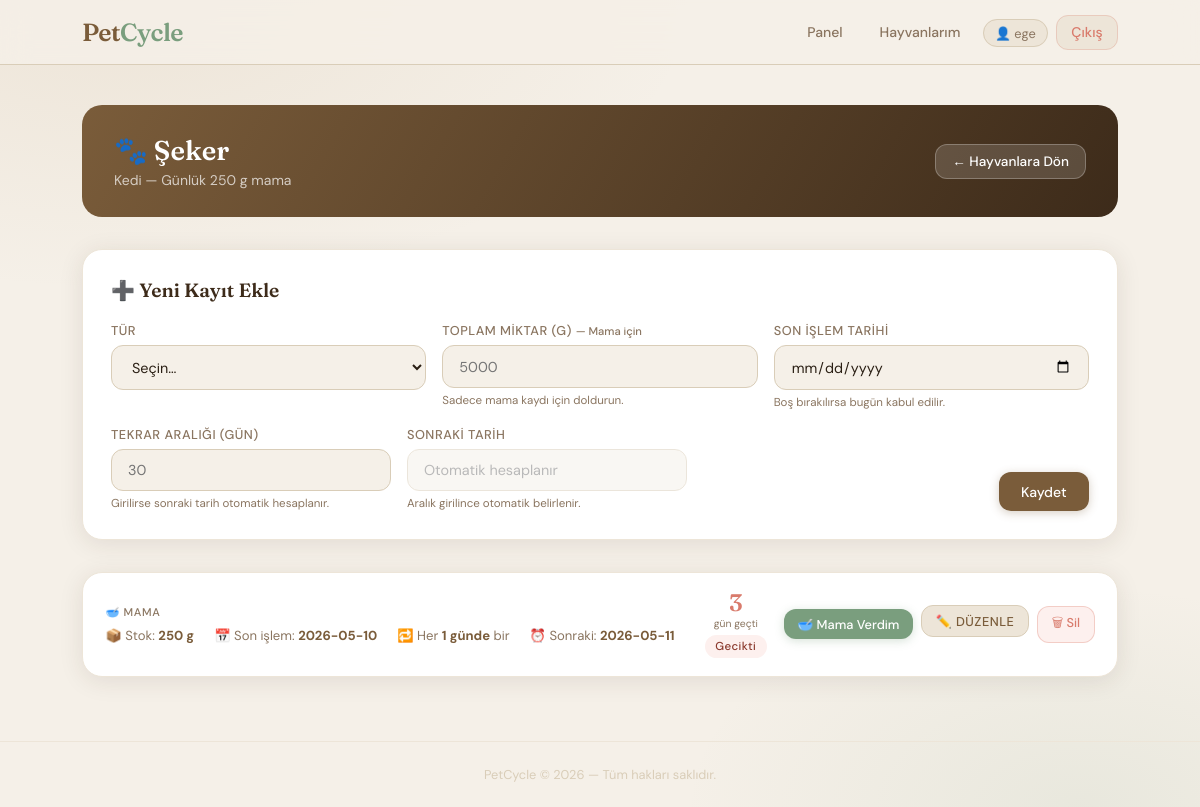
The app's page /routines/1 (signed in), older data.
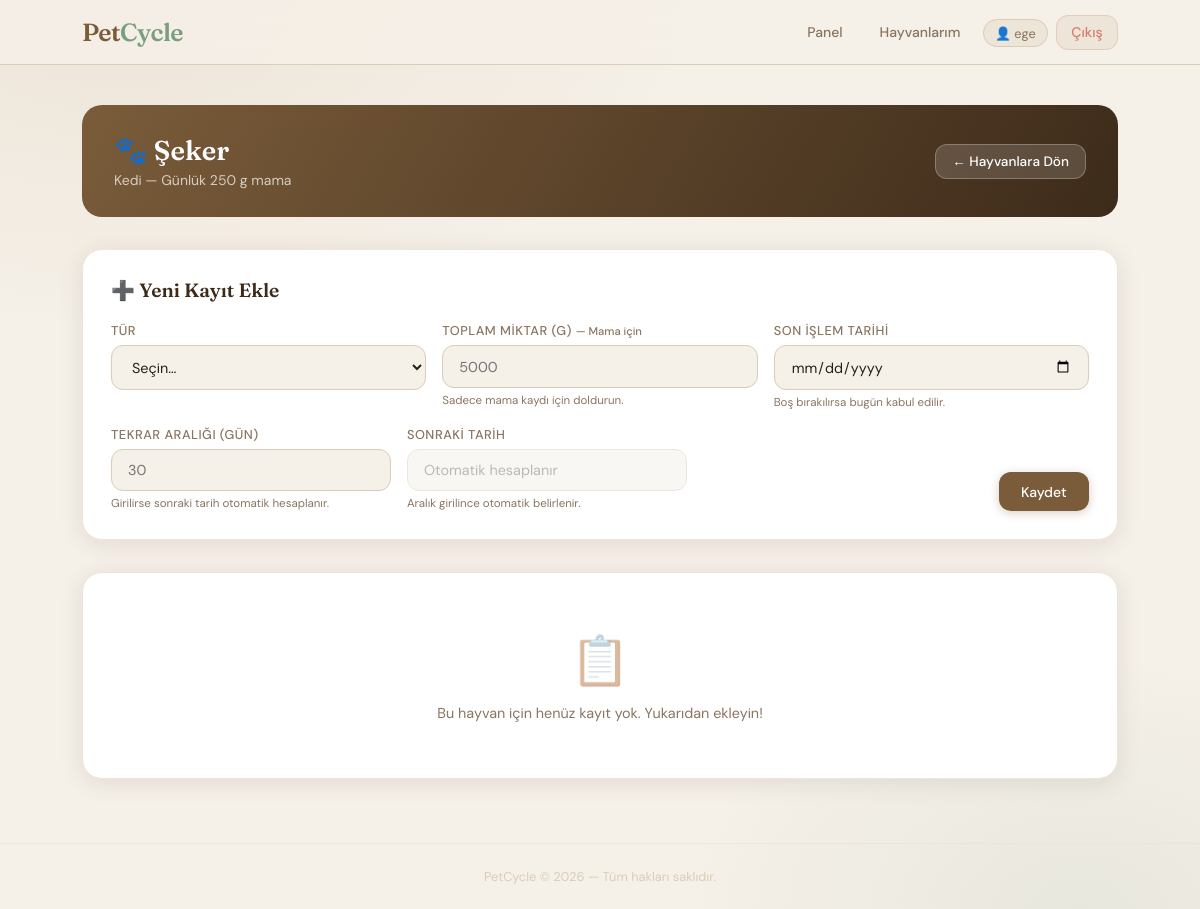
The same page, newer data.
### tables this page shows
CREATE TABLE pets (
            id INTEGER PRIMARY KEY AUTOINCREMENT,
            user_id INTEGER NOT NULL,
            name TEXT NOT NULL,
            species TEXT NOT NULL,
            daily_food_gram INTEGER NOT NULL,
            FOREIGN KEY (user_id) REFERENCES users (id)
        );

CREATE TABLE inventory_and_routines (
            id INTEGER PRIMARY KEY AUTOINCREMENT,
            pet_id INTEGER NOT NULL,
            item_type TEXT NOT NULL, 
            total_amount INTEGER,     
            interval_days INTEGER,      
            next_due_date DATE,       
            last_action_date DATE DEFAULT (date('now', 'localtime')),
            FOREIGN KEY (pet_id) REFERENCES pets (id)
        );

### app.py (the view)
@app.route('/routines/<int:pet_id>', methods=['GET'])
@login_required
def get_routines(pet_id):
    user_id = session['user_id']
    conn = get_db_connection()
    try:
        pet = conn.execute(
            'SELECT * FROM pets WHERE id = ? AND user_id = ?',
            (pet_id, user_id)
        ).fetchone()
        if not pet:
            flash('Bu evcil hayvana erişim yetkiniz yok!', 'danger')
            return redirect(url_for('pets'))
        routines = conn.execute('''
            SELECT ir.* FROM inventory_and_routines ir
            JOIN pets p ON ir.pet_id = p.id
            WHERE ir.pet_id = ? AND p.user_id = ?
        ''', (pet_id, user_id)).fetchall()
        today = date.today()
        processed = []
        for r in routines:
            rd = dict(r)
            if rd['next_due_date']:
                target = datetime.strptime(rd['next_due_date'], '%Y-%m-%d').date()
                rd['days_left'] = (target - today).days
            else:
                rd['days_left'] = None
            processed.append(rd)
        return render_template('routines.html', pet=pet, routines=processed)
    finally:
        conn.close()

### app.py (called while the page is built)
def get_db_connection():
    conn = sqlite3.connect(DATABASE)
    conn.row_factory = sqlite3.Row
    return conn

@app.context_processor
def inject_now():
    return {'now': datetime.now()}

def login_required(f):
    @wraps(f)
    def decorated_function(*args, **kwargs):
        if 'user_id' not in session:
            flash('Lütfen önce giriş yapın.', 'warning')
            return redirect(url_for('login'))
        return f(*args, **kwargs)
    return decorated_function

### templates/routines.html (shortened to what this page needs)
{% extends "base.html" %}
{% block content %}
<div class="routine-header">
    <div>
        <h1>🐾 {{ pet.name }}</h1>
        <p>{{ pet.species }} &mdash; Günlük {{ pet.daily_food_gram }} g mama</p>
    </div>
    <a href="{{ url_for('pets') }}" class="back-btn">← Hayvanlara Dön</a>
</div>
<div class="add-section">
    <h2>➕ Yeni Kayıt Ekle</h2>
    <form method="POST" action="{{ url_for('add_routine') }}">
        <div class="form-grid">
            <div class="form-group" style="margin-bottom:0">
                <label for="item_type">Tür</label>
                <select id="item_type" name="item_type" required>
                    <option value="" disabled selected>Seçin…</option>
                </select>
            </div>
            <div class="form-group" style="margin-bottom:0">
                <label for="total_amount">
                    Toplam Miktar (g)
                    <span style="font-size:.7rem;text-transform:none;letter-spacing:0">— Mama için</span>
                </label>
                <input type="number" id="total_amount" name="total_amount" placeholder="5000" min="1">
                <p class="field-hint">Sadece mama kaydı için doldurun.</p>
            </div>
            <div class="form-group" style="margin-bottom:0">
                <label for="last_action_date">Son İşlem Tarihi</label>
                <input type="date" id="last_action_date" name="last_action_date">
                <p class="field-hint">Boş bırakılırsa bugün kabul edilir.</p>
            </div>
        </div>
        <div class="form-grid-wide">
            <div class="form-group" style="margin-bottom:0">
                <label for="interval_days">Tekrar Aralığı (gün)</label>
                <input type="number" id="interval_days" name="interval_days" placeholder="30" min="1">
                <p class="field-hint">Girilirse sonraki tarih otomatik hesaplanır.</p>
            </div>
            <div class="form-group" style="margin-bottom:0">
                <label>Sonraki Tarih</label>
                <input type="text" disabled placeholder="Otomatik hesaplanır" style="opacity:.5;cursor:not-allowed">
                <p class="field-hint">Aralık girilince otomatik belirlenir.</p>
            </div>
            <div>
                <button type="submit" class="btn btn-primary w-full">Kaydet</button>
            </div>
        </div>
    </form>
</div>
{% if routines %}
<div class="routine-list">
    {% for r in routines %}
    <div class="routine-row">
        <div class="routine-row-main">
            <div class="routine-info">
                <span class="routine-type-label">
                    {% if r.item_type == 'Mama' %}🥣
                    {% elif r.item_type == 'Veteriner' %}🏥
                    {% elif r.item_type == 'Aşı' %}💉
                    {% elif r.item_type == 'Tırnak' %}✂️
                    {% elif r.item_type == 'Banyo' %}🛁
                    {% elif r.item_type == 'İlaç' %}💊
                    {% else %}📌{% endif %}
                    {{ r.item_type }}
                </span>
                <div class="routine-meta">
                    {% if r.total_amount %}
                    <span class="routine-meta-item">
                        📦 Stok: <strong>{{ r.total_amount }} g</strong>
                    </span>
                    {% endif %}
                    {% if r.last_action_date %}
                    <span class="routine-meta-item">
                        📅 Son işlem: <strong>{{ r.last_action_date[:10] }}</strong>
                    </span>
                    {% endif %}
                    {% if r.interval_days %}
                    <span class="routine-meta-item">
                        🔁 Her <strong>{{ r.interval_days }} günde</strong> bir
                    </span>
                    {% endif %}
                    {% if r.next_due_date %}
                    <span class="routine-meta-item">
                        ⏰ Sonraki: <strong>{{ r.next_due_date }}</strong>
                    </span>
                    {% endif %}
                </div>
            </div>
            {% if r.days_left is not none %}
            <div class="days-chip">
                <span class="num
                    {% if r.days_left < 0 %}day-danger
                    {% elif r.days_left <= 3 %}day-warn
                    {% else %}day-ok{% endif %}">
                    {{ r.days_left | abs }}
                </span>
                <span class="lbl">
                    {% if r.days_left < 0 %}gün geçti
                    {% elif r.days_left == 0 %}bugün!
                    {% else %}gün kaldı{% endif %}
                </span>
                {% if r.days_left < 0 %}
                    <span class="badge badge-danger" style="margin-top:.3rem">Gecikti</span>
                {% elif r.days_left == 0 %}
                    <span class="badge badge-warn" style="margin-top:.3rem">Bugün</span>
                {% elif r.days_left <= 3 %}
                    <span class="badge badge-warn" style="margin-top:.3rem">Yakın</span>
                {% else %}
                    <span class="badge badge-ok" style="margin-top:.3rem">Tamam</span>
                {% endif %}
            </div>
            {% endif %}
            <div class="routine-actions">
                {% if r.item_type == 'Mama' %}
                <form method="POST" action="{{ url_for('edit_routine', r_id=r.id) }}">
                    <button type="submit" class="btn btn-sage btn-sm">🥣 Mama Verdim</button>
                </form>
                {% endif %}
                <label for="rt-toggle-{{ r.id }}" class="btn btn-ghost btn-sm" style="cursor:pointer">
                    ✏️ Düzenle
                </label>
                <form method="POST" action="{{ url_for('delete_routine', r_id=r.id) }}"
                    onsubmit="return confirm('Bu kayıt silinecek, emin misiniz?')">
                    <button type="submit" class="btn btn-danger btn-sm">🗑 Sil</button>
                </form>
            </div>
        </div>
    </div>
    {% endfor %}
</div>
{% else %}
<div class="empty-state card">
    <div class="empty-icon">📋</div>
    <p>Bu hayvan için henüz kayıt yok. Yukarıdan ekleyin!</p>
</div>
{% endif %}
{% endblock %}

### templates/base.html (shortened to what this page needs)
<!DOCTYPE html>
<html lang="tr">
<head>
</head>
<body>
    {% if session.user_id %}
    <nav>
        <div class="nav-inner">
            <a href="{{ url_for('dashboard') }}" class="nav-brand">Pet<span>Cycle</span></a>
            <ul class="nav-links">
                <li><a href="{{ url_for('dashboard') }}" {% if request.endpoint == 'dashboard' %}class="active"{% endif %}>Panel</a></li>
                <li><a href="{{ url_for('pets') }}" {% if request.endpoint == 'pets' %}class="active"{% endif %}>Hayvanlarım</a></li>
                <li><span class="nav-user">👤 {{ session.username }}</span></li>
                <li><a href="{{ url_for('logout') }}" class="btn-logout">Çıkış</a></li>
            </ul>
        </div>
    </nav>
    {% endif %}
    <main>
        {% block content %}{% endblock %}
    </main>
    <footer>
        PetCycle &copy; {{ now.year if now else 2025 }} — Tüm hakları saklıdır.
    </footer>
</body>
</html>

Row changes from the older to the newer data that the page shows:
removed inventory_and_routines: item_type "MAMA", total_amount "250", last_action_date "2026-05-10", interval_days "1", next_due_date "2026-05-11", days_left|abs "3"
Text that changed along with them:
text now shown: "📋 Bu hayvan için henüz kayıt yok. Yukarıdan ekleyin!"
